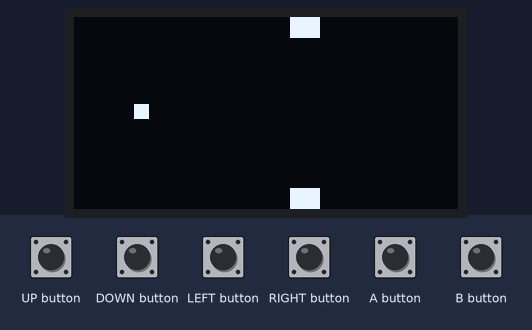
Bench run of a sketch on a simulated Arduboy, built with avr-gcc and run on an emulated ATmega32U4. Parts: 128×64 one-colour display. Inputs (shaded band) come from the test bench. Random numbers use the default seed unless the sketch sets one.

Above: at 1.2 s.
1.3 s: A button pressed for 1 s
At 2.3 s:
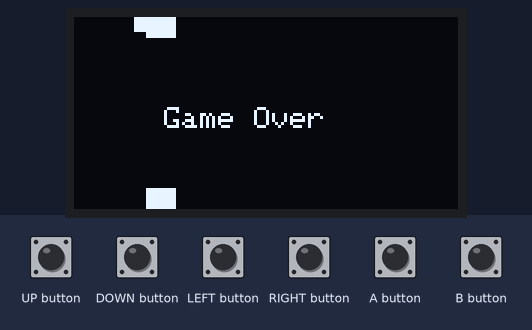
3.8 s: B button pressed for 0.15 s
At 4.27 s:
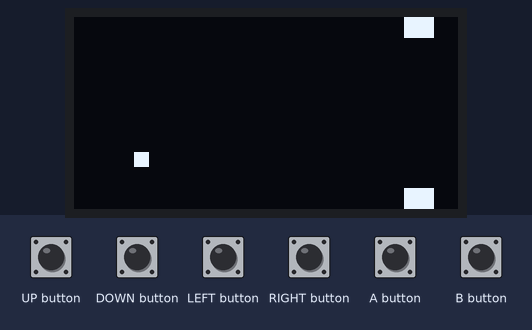
4.5 s: A button pressed for 0.15 s
At 4.89 s:
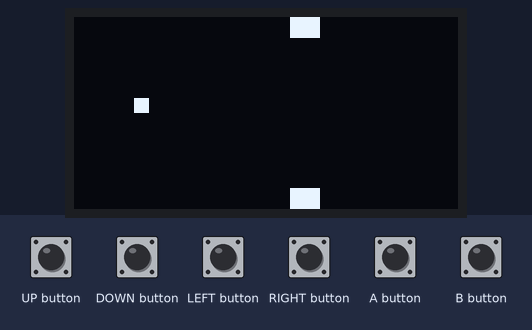
5.2 s: B button pressed for 1 s
At 6.7 s:
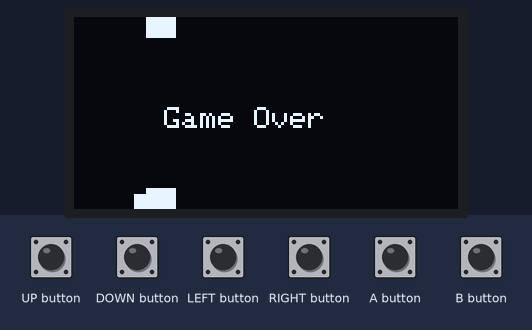
Timing chart, 0 to 8.2 s (numbered marks = the images above; inputs shaded):
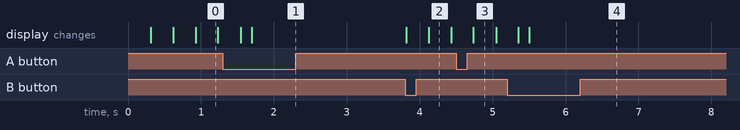

Measured:
- after the input at 3.8 s, the display: first changes at once (image 2 shows a later state)

The sketch:

01b-easy-mode.ino
```cpp
#include <Arduboy2.h>
Arduboy2 arduboy;

// Player constants
const int PLAYER_SIZE = 5;
const int PLAYER_X = 20;
int playerY;
const int PLAYER_SPEED = 2; // pixels per frame when moving up or down

// Obstacle constants
const int OBSTACLE_WIDTH = 10;
int obstacleX;
int gapY;
const int GAP_HEIGHT = 50;   // Large gap makes it easier
const int OBSTACLE_SPEED = 1; // Slow moving obstacle

// Game state
bool gameOver = false;

void resetGame() {
  playerY = (64 - PLAYER_SIZE) / 2; // Center vertically
  obstacleX = 128;                  // Start at right edge
  gapY = random(0, 64 - GAP_HEIGHT);  // Random gap position
  gameOver = false;
}

void setup() {
  arduboy.begin();
  arduboy.setFrameRate(60);
  resetGame();
}

void updateGame() {
  // If game over, wait for A or B to restart
  if (gameOver) {
    if (arduboy.justPressed(A_BUTTON) || arduboy.justPressed(B_BUTTON)) {
      resetGame();
    }
    return;
  }

  // Use A button to move up, B button to move down
  if (arduboy.pressed(A_BUTTON)) {
    playerY -= PLAYER_SPEED;
    if (playerY < 0) playerY = 0;
  }
  if (arduboy.pressed(B_BUTTON)) {
    playerY += PLAYER_SPEED;
    if (playerY > 64 - PLAYER_SIZE) playerY = 64 - PLAYER_SIZE;
  }

  // Move the obstacle from right to left
  obstacleX -= OBSTACLE_SPEED;

  // Reset obstacle when it goes off-screen
  if (obstacleX < -OBSTACLE_WIDTH) {
    obstacleX = 128;
    gapY = random(0, 64 - GAP_HEIGHT);
  }

  // Check for collision:
  // If the player's horizontal range overlaps the obstacle
  // and the player is not within the safe gap.
  if (PLAYER_X + PLAYER_SIZE > obstacleX && PLAYER_X < obstacleX + OBSTACLE_WIDTH) {
    if (playerY < gapY || playerY + PLAYER_SIZE > gapY + GAP_HEIGHT) {
      gameOver = true;
    }
  }
}

void drawGame() {
  arduboy.clear();

  // Draw the player square
  arduboy.fillRect(PLAYER_X, playerY, PLAYER_SIZE, PLAYER_SIZE, WHITE);

  // Draw the obstacle in two parts (top and bottom)
  arduboy.fillRect(obstacleX, 0, OBSTACLE_WIDTH, gapY, WHITE);
  arduboy.fillRect(obstacleX, gapY + GAP_HEIGHT, OBSTACLE_WIDTH, 64 - (gapY + GAP_HEIGHT), WHITE);

  // Show game over message
  if (gameOver) {
    arduboy.setCursor(30, 30);
    arduboy.print("Game Over");
  }

  arduboy.display();
}

void loop() {
  if (!arduboy.nextFrame()) return;
  arduboy.pollButtons();

  updateGame();
  drawGame();
}
```
